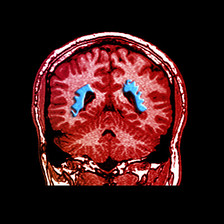
%> input picture Image/The reference image/27.jpg, 224 x 224 px
$ octave --eval "result = k_means_seg_image('Image/The reference image/27.jpg');"   (GNU Octave 9; MATLAB toolbox functions it lacks are replaced by stand-ins)
%> lines starting %> are read from the running program, lines starting %| are printed output that depends on the picture
%clear;clc;close all;MRI-00822.jpg
%image_name ='./27.jpg' %'./datasets/胶质瘤/MRI-018.jpg'
%Apath = k_means_seg_image1(image_name)


function savepath = k_means_seg_image(image_path)
%> called with image_path = 'Image/The reference image/27.jpg'
data=imread(image_path);
%> data is the input picture: size 224x224x3 uint8; mean R, G, B 63.2, 25.6, 26.5
%imshow(data)
[m,n,c]=size(data);
%> m = 224; n = 224; c = 3
if (c==3)
    data=rgb2gray(data)
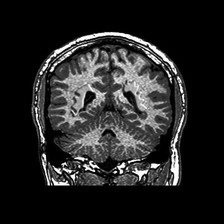
%> data: size 224x224 uint8; min 0, max 255, mean 37
end
[mu,pattern]=k_mean_Seg(data,4);
for x=1:m
    for y=1:n
        if pattern(x,y,1)==1
            data(x,y,1)=0;
            data(x,y,2)=0;
            data(x,y,3)=255;
        elseif pattern(x,y,1)==2
            data(x,y,1)=0;
            data(x,y,2)=255;
            data(x,y,3)=0;
        elseif pattern(x,y,1)==3
            data(x,y,1)=255;
            data(x,y,2)=0;
            data(x,y,3)=0;
% [4 lines of commented-out code are left out]
        else
            data(x,y,1)=255;
            data(x,y,2)=255;
            data(x,y,3)=0;
        end
    end
end

%figure;
%imshow(data);
path = strsplit(image_path,'.jpg')
savepath = char(strcat(path(1),'_seg.jpg'))
imwrite(data,savepath);
end


function [num,mask]=k_mean_Seg(src,k)
%> called with k = 4
src=double(src);
img=src;
src=src(:);
mi=min(src);
%> mi = 0
src=src-mi+1;
L=length(src);
%> L = 50176
m=max(src)+1;
%> m = 257
hist=zeros(1,m);
histc=zeros(1,m);
for i=1:L
  if(src(i)>0)
      hist(src(i))=hist(src(i))+1;
  end;
end
%> after the loop, hist = 257 values, max 27169 at index 1, min 0 at index 257, mean 195.2
ind=find(hist);
%> ind = 256 values from 1 to 256
hl=length(ind);
%> hl = 256
num=(1:k)*m/(k+1);
%> num = [51.4 102.8 154.2 205.6]
while(true)
  prenum=num;
  for i=1:hl
      c=abs(ind(i)-num);
      cc=find(c==min(c));
      histc(ind(i))=cc(1);
  end
  for i=1:k
      a=find(histc==i);
      num(i)=sum(a.*hist(a))/sum(hist(a));
  end
  if(num==prenum)
      break;
  end;
end
%> this loop made 10 passes
%> prenum on passes 1 to 10: [51.4 102.8 154.2 205.6], [12.14 99.79 154.5 218.7], [6.69 81.59 156.7 224.9], [3.94 72.15 154.6 228.2], [3.16 68.44 152.3 228.9], [2.86 66.69 150.6 228.2], [2.79 65.88 149.2 227.4], [2.79 65.62 148.4 226.6], [2.79 65.62 148.1 225.8], [2.79 65.38 147.2 224.9]
%> after the loop, histc = 257 values, max 4 at index 187, min 0 at index 257, mean 2.72; num = [2.79 65.38 147.2 224.9]
L=size(img);
%> L = [224 224]
mask=zeros(L);
for i=1:L(1),
for j=1:L(2),
  c=abs(img(i,j)-num);
  a=find(c==min(c));
  mask(i,j)=a(1);
end
end
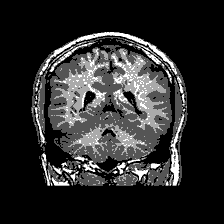
%> mask: size 224x224 double; min 1, max 4, mean 1.51; drawn with min black and max white
num=num+mi-1;
%> num = [1.79 64.38 146.2 223.9]
end
%> after the loop in k_means_seg_image, `for x=1:m`:
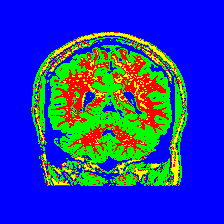
%> data: size 224x224x3 uint8; mean R, G, B 35.3, 58.4, 171.6

$ run again, on Image/The reference image/28.jpg
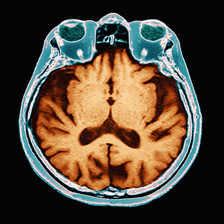
%> input picture Image/The reference image/28.jpg, 224 x 224 px
%> in k_means_seg_image, data is the input picture: size 224x224x3 uint8; mean R, G, B 84.2, 71.7, 57.2
%> mi = 0
%> in k_mean_Seg, `m=max(src)+1;`: m = 257
%> after the loop in k_mean_Seg, `for i=1:L`: hist = 257 values, max 17080 at index 5, min 0 at index 257, mean 195.2
%> ind = 256 values from 1 to 256
%> hl = 256
%> in k_mean_Seg, `num=(1:k)*m/(k+1);`: num = [51.4 102.8 154.2 205.6]
%> the loop in k_mean_Seg, `while(true)` made 13 passes
%> prenum on passes 1 to 8: [51.4 102.8 154.2 205.6], [13.51 105.1 153.9 204], [10.43 95.9 153.9 203.5], [9.57 89.35 151.8 203.5], [9.07 84.79 149.7 203.1], [8.67 81.37 148.1 202.7], [8.54 78.91 146.6 202.4], [8.26 76.7 145.4 201.9]
%> after the loop in k_mean_Seg, `while(true)`: histc = 257 values, max 4 at index 173, min 0 at index 257, mean 2.74; num = [7.91 73.04 143.2 201.1]
%> after the loop in k_mean_Seg, `for i=1:L(1),`:
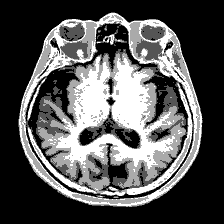
%> mask: size 224x224 double; min 1, max 4, mean 2.01; drawn with min black and max white
%> in k_mean_Seg, `num=num+mi-1;`: num = [6.91 72.04 142.2 200.1]
%> after the loop in k_means_seg_image, `for x=1:m`:
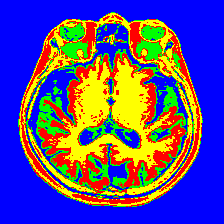
%> data: size 224x224x3 uint8; mean R, G, B 90.9, 76.6, 135.4

$ run again, on Image/The reference image/29.jpg
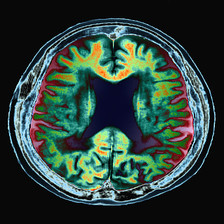
%> input picture Image/The reference image/29.jpg, 224 x 224 px
%> in k_means_seg_image, data is the input picture: size 224x224x3 uint8; mean R, G, B 45.6, 65.6, 58.6
%> mi = 0
%> in k_mean_Seg, `m=max(src)+1;`: m = 242
%> after the loop in k_mean_Seg, `for i=1:L`: hist = 242 values, max 16810 at index 9, min 0 at index 240, mean 207.3
%> ind = 240 values from 1 to 241
%> hl = 240
%> in k_mean_Seg, `num=(1:k)*m/(k+1);`: num = [48.4 96.8 145.2 193.6]
%> the loop in k_mean_Seg, `while(true)` made 13 passes
%> prenum on passes 1 to 8: [48.4 96.8 145.2 193.6], [20.55 95.06 144.4 194.1], [16.59 85.97 143.9 194.1], [15.18 80.43 140.9 194.1], [14.25 76.47 137.8 193.2], [13.8 74.08 135.3 192.2], [13.37 71.74 132.6 191.1], [13.15 70.3 130.5 190.1]
%> after the loop in k_mean_Seg, `while(true)`: histc = 242 values, max 4 at index 157, min 0 at index 240, mean 2.77; num = [12.5 65.71 124.4 187.6]
%> after the loop in k_mean_Seg, `for i=1:L(1),`:
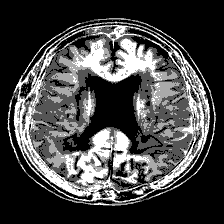
%> mask: size 224x224 double; min 1, max 4, mean 1.83; drawn with min black and max white
%> in k_mean_Seg, `num=num+mi-1;`: num = [11.5 64.71 123.4 186.6]
%> after the loop in k_means_seg_image, `for x=1:m`:
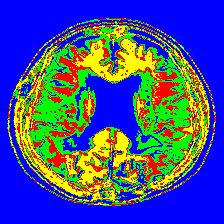
%> data: size 224x224x3 uint8; mean R, G, B 66, 79.8, 139.4
